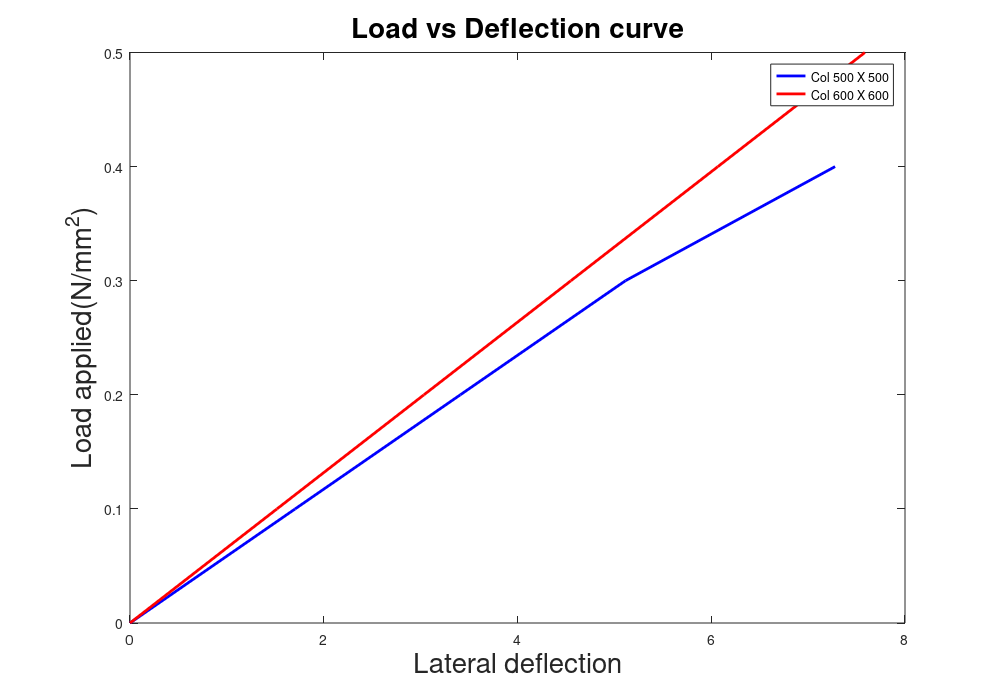

Recreate this plot in MATLAB.
figure(4001)
plot([0  1.7049    3.4099    5.1148    7.2784],[0 0.1 0.2 0.3 0.4],'b','LineWidth',2)
% xlim([minf,maxf])
xlabel('Lateral deflection','FontSize', 20)
ylabel('Load applied(N/mm^2)','FontSize', 20)
title('Load vs Deflection curve','FontSize', 20)
% legend('Col 600 X 600')
set(gcf,'PaperPosition',[0 0 10 7])
% print -djpeg -f4001 -r300

hold on;
plot([0 1.5172    3.0343    4.5515    6.0687    7.5858],[0 0.1 0.2 0.3 0.4 0.5],'r','LineWidth',2)
% xlim([minf,maxf])
xlabel('Lateral deflection','FontSize', 20)
ylabel('Load applied(N/mm^2)','FontSize', 20)
title('Load vs Deflection curve','FontSize', 20)
legend('Col 500 X 500','Col 600 X 600')
set(gcf,'PaperPosition',[0 0 10 7])
% print -djpeg -f4001 -r300

